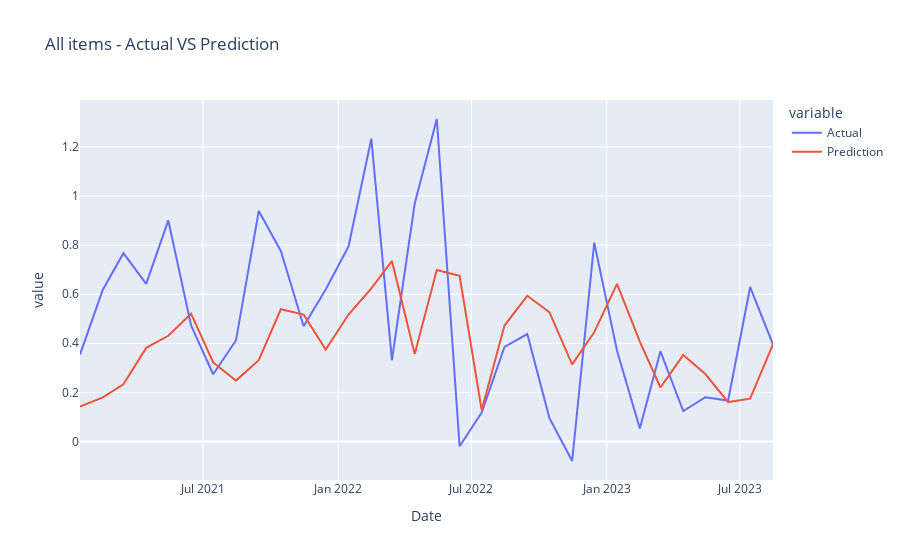
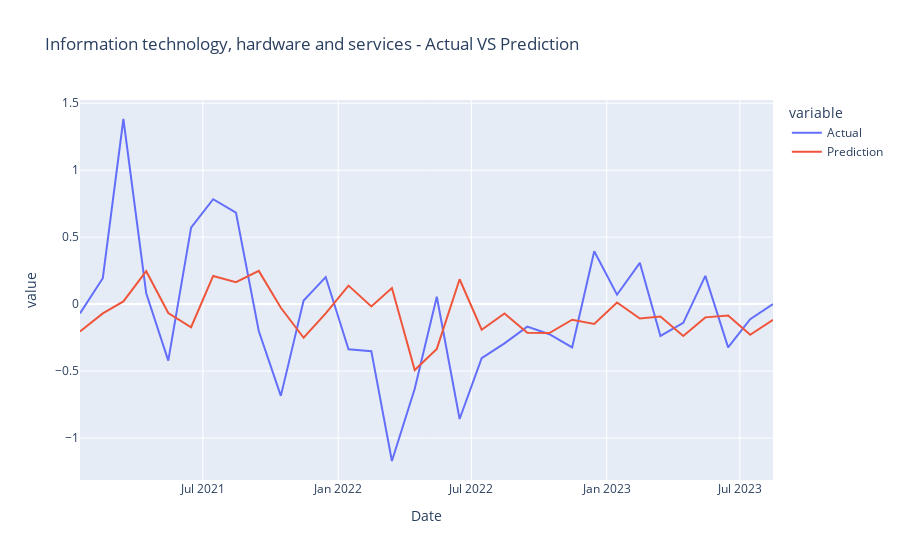
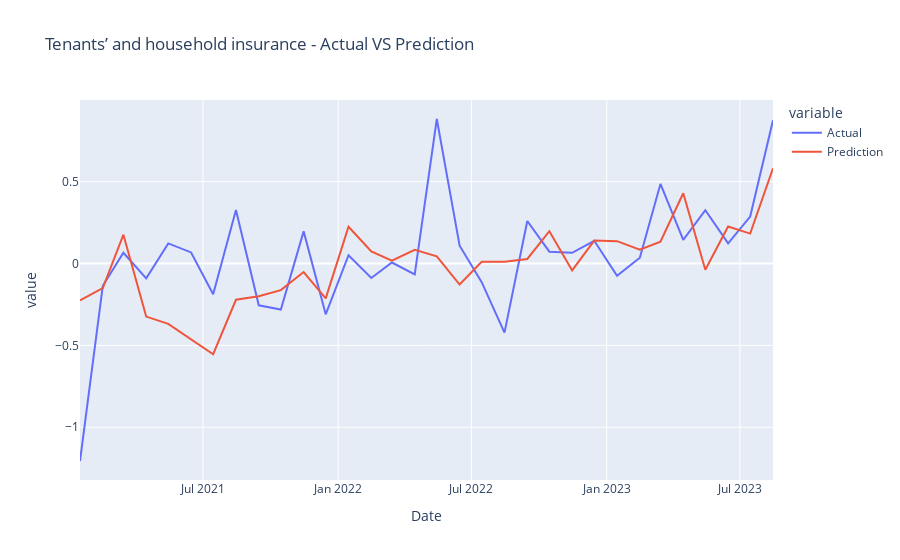
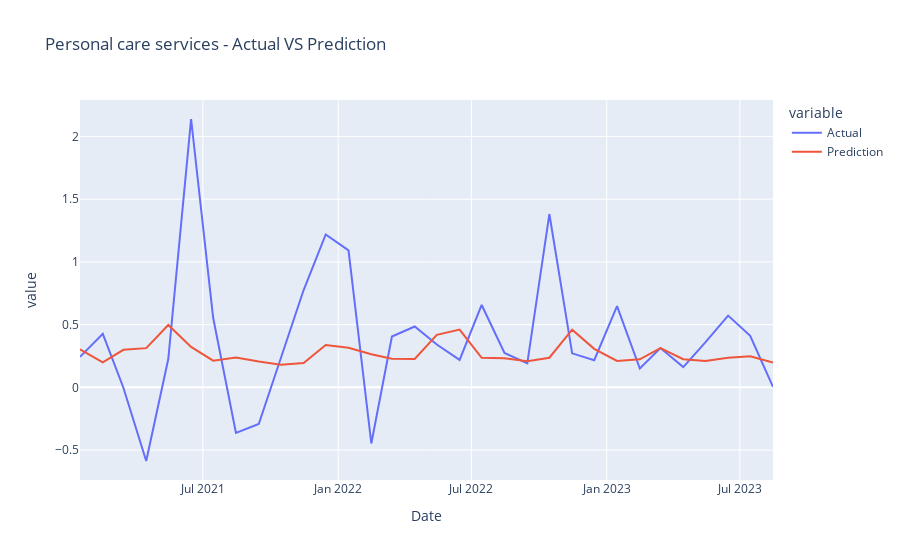

These figures' notebook cell, in order:
### Markdown cell above
Plot Results:

### Code cell
def plot_results(all_data_dict, categories):
    category_samples = ['All items']+random.sample(categories, 10)
    for category in category_samples:
        category_df = all_data_dict[category]
        fig = px.line(category_df, x="Date", y=["Actual", "Prediction"], title=f'{category} - Actual VS Prediction')
        fig.show()

plot_results(all_data_test_dict, all_categories)

### Figure 1 — Plotly figure (JSON) as saved in the notebook; plotly's stock layout.template omitted (floating-point values rounded to 4 significant figures)
{"data": [{"hovertemplate": "variable=Actual<br>Date=%{x}<br>value=%{y}<extra></extra>", "legendgroup": "Actual", "line": {"color": "#636efa", "dash": "solid"}, "marker": {"symbol": "circle"}, "mode": "lines", "name": "Actual", "orientation": "v", "showlegend": true, "type": "scatter", "x": ["2021-01-15", "2021-02-15", "2021-03-15", "2021-04-15", "2021-05-15", "2021-06-15", "2021-07-15", "2021-08-15", "2021-09-15", "2021-10-15", "2021-11-15", "2021-12-15", "2022-01-15", "2022-02-15", "2022-03-15", "2022-04-15", "2022-05-15", "2022-06-15", "2022-07-15", "2022-08-15", "2022-09-15", "2022-10-15", "2022-11-15", "2022-12-15", "2023-01-15", "2023-02-15", "2023-03-15", "2023-04-15", "2023-05-15", "2023-06-15", "2023-07-15", "2023-08-15"], "xaxis": "x", "y": [0.354, 0.6182, 0.7671, 0.6422, 0.9008, 0.4727, 0.274, 0.4116, 0.9389, 0.7761, 0.4694, 0.6194, 0.7945, 1.233, 0.3314, 0.9691, 1.314, -0.0193, 0.1181, 0.3852, 0.4374, 0.09624, -0.07947, 0.8098, 0.3693, 0.05303, 0.3671, 0.124, 0.1802, 0.1667, 0.6292, 0.3949], "yaxis": "y"}, {"hovertemplate": "variable=Prediction<br>Date=%{x}<br>value=%{y}<extra></extra>", "legendgroup": "Prediction", "line": {"color": "#EF553B", "dash": "solid"}, "marker": {"symbol": "circle"}, "mode": "lines", "name": "Prediction", "orientation": "v", "showlegend": true, "type": "scatter", "x": ["2021-01-15", "2021-02-15", "2021-03-15", "2021-04-15", "2021-05-15", "2021-06-15", "2021-07-15", "2021-08-15", "2021-09-15", "2021-10-15", "2021-11-15", "2021-12-15", "2022-01-15", "2022-02-15", "2022-03-15", "2022-04-15", "2022-05-15", "2022-06-15", "2022-07-15", "2022-08-15", "2022-09-15", "2022-10-15", "2022-11-15", "2022-12-15", "2023-01-15", "2023-02-15", "2023-03-15", "2023-04-15", "2023-05-15", "2023-06-15", "2023-07-15", "2023-08-15"], "xaxis": "x", "y": [0.1423, 0.1798, 0.2327, 0.3814, 0.4305, 0.5204, 0.322, 0.248, 0.3314, 0.5387, 0.5172, 0.3744, 0.5173, 0.624, 0.7348, 0.3561, 0.6985, 0.6749, 0.1277, 0.4724, 0.5935, 0.5266, 0.3142, 0.4448, 0.6421, 0.4069, 0.22, 0.352, 0.2749, 0.1605, 0.1743, 0.3965], "yaxis": "y"}], "layout": {"legend": {"title": {"text": "variable"}, "tracegroupgap": 0}, "title": {"text": "All items - Actual VS Prediction"}, "xaxis": {"anchor": "y", "domain": [0, 1], "title": {"text": "Date"}}, "yaxis": {"anchor": "x", "domain": [0, 1], "title": {"text": "value"}}}}

### Figure 2 — Plotly figure (JSON) as saved in the notebook; plotly's stock layout.template omitted (floating-point values rounded to 4 significant figures)
{"data": [{"hovertemplate": "variable=Actual<br>Date=%{x}<br>value=%{y}<extra></extra>", "legendgroup": "Actual", "line": {"color": "#636efa", "dash": "solid"}, "marker": {"symbol": "circle"}, "mode": "lines", "name": "Actual", "orientation": "v", "showlegend": true, "type": "scatter", "x": ["2021-01-15", "2021-02-15", "2021-03-15", "2021-04-15", "2021-05-15", "2021-06-15", "2021-07-15", "2021-08-15", "2021-09-15", "2021-10-15", "2021-11-15", "2021-12-15", "2022-01-15", "2022-02-15", "2022-03-15", "2022-04-15", "2022-05-15", "2022-06-15", "2022-07-15", "2022-08-15", "2022-09-15", "2022-10-15", "2022-11-15", "2022-12-15", "2023-01-15", "2023-02-15", "2023-03-15", "2023-04-15", "2023-05-15", "2023-06-15", "2023-07-15", "2023-08-15"], "xaxis": "x", "y": [-0.06902, 0.1931, 1.382, 0.08152, -0.4219, 0.5712, 0.7835, 0.6839, -0.2007, -0.6853, 0.02696, 0.202, -0.3369, -0.3515, -1.172, -0.6324, 0.05515, -0.8583, -0.404, -0.2936, -0.1681, -0.2246, -0.3238, 0.394, 0.0702, 0.3083, -0.2381, -0.1404, 0.2105, -0.3229, -0.1125, 0], "yaxis": "y"}, {"hovertemplate": "variable=Prediction<br>Date=%{x}<br>value=%{y}<extra></extra>", "legendgroup": "Prediction", "line": {"color": "#EF553B", "dash": "solid"}, "marker": {"symbol": "circle"}, "mode": "lines", "name": "Prediction", "orientation": "v", "showlegend": true, "type": "scatter", "x": ["2021-01-15", "2021-02-15", "2021-03-15", "2021-04-15", "2021-05-15", "2021-06-15", "2021-07-15", "2021-08-15", "2021-09-15", "2021-10-15", "2021-11-15", "2021-12-15", "2022-01-15", "2022-02-15", "2022-03-15", "2022-04-15", "2022-05-15", "2022-06-15", "2022-07-15", "2022-08-15", "2022-09-15", "2022-10-15", "2022-11-15", "2022-12-15", "2023-01-15", "2023-02-15", "2023-03-15", "2023-04-15", "2023-05-15", "2023-06-15", "2023-07-15", "2023-08-15"], "xaxis": "x", "y": [-0.2052, -0.06953, 0.0203, 0.246, -0.06688, -0.1727, 0.2102, 0.1635, 0.2479, -0.02752, -0.2514, -0.06939, 0.1382, -0.01701, 0.1203, -0.4923, -0.3347, 0.1855, -0.1914, -0.07016, -0.2138, -0.2161, -0.1167, -0.1486, 0.01215, -0.1079, -0.09306, -0.2374, -0.099, -0.0849, -0.229, -0.1171], "yaxis": "y"}], "layout": {"legend": {"title": {"text": "variable"}, "tracegroupgap": 0}, "title": {"text": "Information technology, hardware and services - Actual VS Prediction"}, "xaxis": {"anchor": "y", "domain": [0, 1], "title": {"text": "Date"}}, "yaxis": {"anchor": "x", "domain": [0, 1], "title": {"text": "value"}}}}

### Figure 3 — Plotly figure (JSON) as saved in the notebook; plotly's stock layout.template omitted (floating-point values rounded to 4 significant figures)
{"data": [{"hovertemplate": "variable=Actual<br>Date=%{x}<br>value=%{y}<extra></extra>", "legendgroup": "Actual", "line": {"color": "#636efa", "dash": "solid"}, "marker": {"symbol": "circle"}, "mode": "lines", "name": "Actual", "orientation": "v", "showlegend": true, "type": "scatter", "x": ["2021-01-15", "2021-02-15", "2021-03-15", "2021-04-15", "2021-05-15", "2021-06-15", "2021-07-15", "2021-08-15", "2021-09-15", "2021-10-15", "2021-11-15", "2021-12-15", "2022-01-15", "2022-02-15", "2022-03-15", "2022-04-15", "2022-05-15", "2022-06-15", "2022-07-15", "2022-08-15", "2022-09-15", "2022-10-15", "2022-11-15", "2022-12-15", "2023-01-15", "2023-02-15", "2023-03-15", "2023-04-15", "2023-05-15", "2023-06-15", "2023-07-15", "2023-08-15"], "xaxis": "x", "y": [-1.206, -0.1362, 0.06578, -0.09037, 0.1229, 0.0677, -0.1873, 0.3265, -0.2554, -0.2807, 0.1963, -0.3103, 0.05067, -0.08803, 0.006004, -0.06674, 0.8826, 0.1091, -0.1138, -0.4218, 0.2595, 0.07222, 0.06555, 0.1389, -0.07472, 0.03505, 0.4862, 0.144, 0.326, 0.1231, 0.2868, 0.8748], "yaxis": "y"}, {"hovertemplate": "variable=Prediction<br>Date=%{x}<br>value=%{y}<extra></extra>", "legendgroup": "Prediction", "line": {"color": "#EF553B", "dash": "solid"}, "marker": {"symbol": "circle"}, "mode": "lines", "name": "Prediction", "orientation": "v", "showlegend": true, "type": "scatter", "x": ["2021-01-15", "2021-02-15", "2021-03-15", "2021-04-15", "2021-05-15", "2021-06-15", "2021-07-15", "2021-08-15", "2021-09-15", "2021-10-15", "2021-11-15", "2021-12-15", "2022-01-15", "2022-02-15", "2022-03-15", "2022-04-15", "2022-05-15", "2022-06-15", "2022-07-15", "2022-08-15", "2022-09-15", "2022-10-15", "2022-11-15", "2022-12-15", "2023-01-15", "2023-02-15", "2023-03-15", "2023-04-15", "2023-05-15", "2023-06-15", "2023-07-15", "2023-08-15"], "xaxis": "x", "y": [-0.2257, -0.1502, 0.1762, -0.324, -0.3682, -0.4644, -0.554, -0.2212, -0.1995, -0.1624, -0.05186, -0.2131, 0.2248, 0.07361, 0.01704, 0.08403, 0.04419, -0.1282, 0.01071, 0.01065, 0.02804, 0.1972, -0.042, 0.1402, 0.1366, 0.08469, 0.1337, 0.4294, -0.03819, 0.2259, 0.1828, 0.5817], "yaxis": "y"}], "layout": {"legend": {"title": {"text": "variable"}, "tracegroupgap": 0}, "title": {"text": "Tenants’ and household insurance - Actual VS Prediction"}, "xaxis": {"anchor": "y", "domain": [0, 1], "title": {"text": "Date"}}, "yaxis": {"anchor": "x", "domain": [0, 1], "title": {"text": "value"}}}}

### Figure 4 — Plotly figure (JSON) as saved in the notebook; plotly's stock layout.template omitted (floating-point values rounded to 4 significant figures)
{"data": [{"hovertemplate": "variable=Actual<br>Date=%{x}<br>value=%{y}<extra></extra>", "legendgroup": "Actual", "line": {"color": "#636efa", "dash": "solid"}, "marker": {"symbol": "circle"}, "mode": "lines", "name": "Actual", "orientation": "v", "showlegend": true, "type": "scatter", "x": ["2021-01-15", "2021-02-15", "2021-03-15", "2021-04-15", "2021-05-15", "2021-06-15", "2021-07-15", "2021-08-15", "2021-09-15", "2021-10-15", "2021-11-15", "2021-12-15", "2022-01-15", "2022-02-15", "2022-03-15", "2022-04-15", "2022-05-15", "2022-06-15", "2022-07-15", "2022-08-15", "2022-09-15", "2022-10-15", "2022-11-15", "2022-12-15", "2023-01-15", "2023-02-15", "2023-03-15", "2023-04-15", "2023-05-15", "2023-06-15", "2023-07-15", "2023-08-15"], "xaxis": "x", "y": [0.2434, 0.426, -0.003051, -0.5869, 0.2258, 2.139, 0.5546, -0.363, -0.2916, 0.2301, 0.7756, 1.219, 1.091, -0.447, 0.4057, 0.485, 0.3414, 0.2189, 0.6568, 0.274, 0.1918, 1.381, 0.2712, 0.2168, 0.6468, 0.1504, 0.3137, 0.1614, 0.3585, 0.5718, 0.4105, 0.004226], "yaxis": "y"}, {"hovertemplate": "variable=Prediction<br>Date=%{x}<br>value=%{y}<extra></extra>", "legendgroup": "Prediction", "line": {"color": "#EF553B", "dash": "solid"}, "marker": {"symbol": "circle"}, "mode": "lines", "name": "Prediction", "orientation": "v", "showlegend": true, "type": "scatter", "x": ["2021-01-15", "2021-02-15", "2021-03-15", "2021-04-15", "2021-05-15", "2021-06-15", "2021-07-15", "2021-08-15", "2021-09-15", "2021-10-15", "2021-11-15", "2021-12-15", "2022-01-15", "2022-02-15", "2022-03-15", "2022-04-15", "2022-05-15", "2022-06-15", "2022-07-15", "2022-08-15", "2022-09-15", "2022-10-15", "2022-11-15", "2022-12-15", "2023-01-15", "2023-02-15", "2023-03-15", "2023-04-15", "2023-05-15", "2023-06-15", "2023-07-15", "2023-08-15"], "xaxis": "x", "y": [0.3038, 0.1997, 0.2995, 0.3127, 0.4975, 0.3229, 0.2129, 0.2379, 0.2054, 0.1804, 0.1944, 0.3373, 0.3157, 0.2646, 0.2282, 0.2258, 0.4185, 0.4601, 0.236, 0.2319, 0.2087, 0.236, 0.4598, 0.3072, 0.2101, 0.224, 0.3123, 0.2249, 0.211, 0.2353, 0.2472, 0.1976], "yaxis": "y"}], "layout": {"legend": {"title": {"text": "variable"}, "tracegroupgap": 0}, "title": {"text": "Personal care services - Actual VS Prediction"}, "xaxis": {"anchor": "y", "domain": [0, 1], "title": {"text": "Date"}}, "yaxis": {"anchor": "x", "domain": [0, 1], "title": {"text": "value"}}}}
